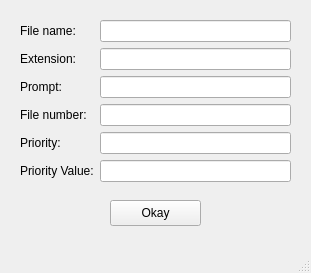
<?xml version="1.0" encoding="UTF-8"?>
<ui version="4.0">
 <class>EditWindow</class>
 <widget class="QMainWindow" name="EditWindow">
  <property name="geometry">
   <rect>
    <x>0</x>
    <y>0</y>
    <width>311</width>
    <height>273</height>
   </rect>
  </property>
  <property name="windowTitle">
   <string>MainWindow</string>
  </property>
  <widget class="QWidget" name="centralwidget">
   <widget class="QWidget" name="formLayoutWidget">
    <property name="geometry">
     <rect>
      <x>20</x>
      <y>20</y>
      <width>271</width>
      <height>171</height>
     </rect>
    </property>
    <layout class="QFormLayout" name="editFormLayout">
     <item row="0" column="0">
      <widget class="QLabel" name="fileName_label">
       <property name="text">
        <string>File name:</string>
       </property>
      </widget>
     </item>
     <item row="0" column="1">
      <widget class="QLineEdit" name="fileName_lineEdit"/>
     </item>
     <item row="1" column="0">
      <widget class="QLabel" name="extension_label">
       <property name="text">
        <string>Extension:</string>
       </property>
      </widget>
     </item>
     <item row="1" column="1">
      <widget class="QLineEdit" name="extension_lineEdit"/>
     </item>
     <item row="2" column="0">
      <widget class="QLabel" name="prompt_label">
       <property name="text">
        <string>Prompt:</string>
       </property>
      </widget>
     </item>
     <item row="2" column="1">
      <widget class="QLineEdit" name="prompt_lineEdit"/>
     </item>
     <item row="3" column="0">
      <widget class="QLabel" name="fileNumber_label">
       <property name="text">
        <string>File number:</string>
       </property>
      </widget>
     </item>
     <item row="3" column="1">
      <widget class="QLineEdit" name="fileNumber_lineEdit"/>
     </item>
     <item row="4" column="0">
      <widget class="QLabel" name="priority_label">
       <property name="text">
        <string>Priority:</string>
       </property>
      </widget>
     </item>
     <item row="4" column="1">
      <widget class="QLineEdit" name="priority_lineEdit"/>
     </item>
     <item row="5" column="0">
      <widget class="QLabel" name="priorityValue_label">
       <property name="text">
        <string>Priority Value:</string>
       </property>
      </widget>
     </item>
     <item row="5" column="1">
      <widget class="QLineEdit" name="priorityValue_lineEdit"/>
     </item>
    </layout>
   </widget>
   <widget class="QPushButton" name="okay_pushButton">
    <property name="geometry">
     <rect>
      <x>110</x>
      <y>200</y>
      <width>91</width>
      <height>26</height>
     </rect>
    </property>
    <property name="text">
     <string>Okay</string>
    </property>
   </widget>
  </widget>
  <widget class="QMenuBar" name="menubar">
   <property name="geometry">
    <rect>
     <x>0</x>
     <y>0</y>
     <width>311</width>
     <height>21</height>
    </rect>
   </property>
  </widget>
  <widget class="QStatusBar" name="statusbar"/>
 </widget>
 <resources/>
 <connections/>
</ui>
